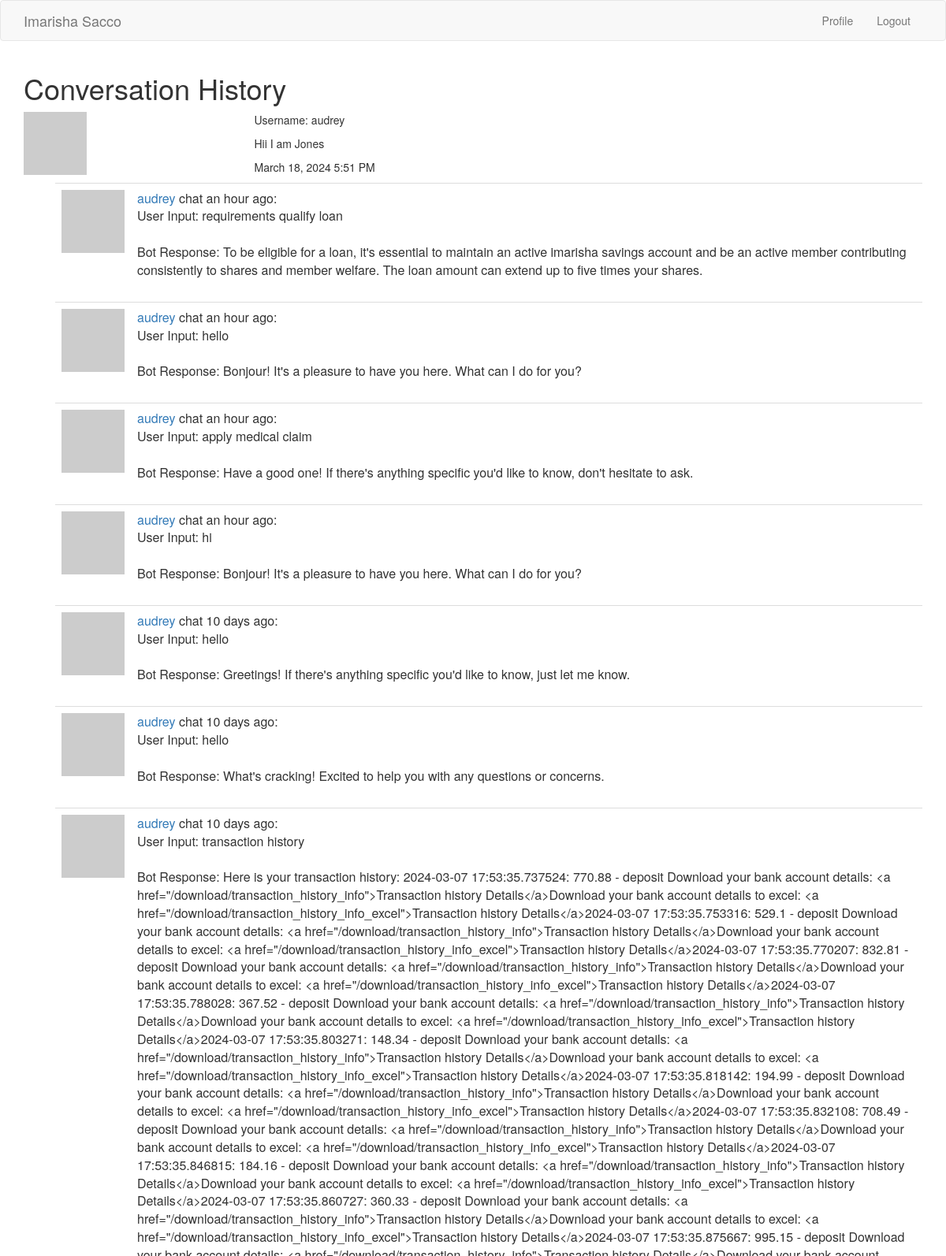
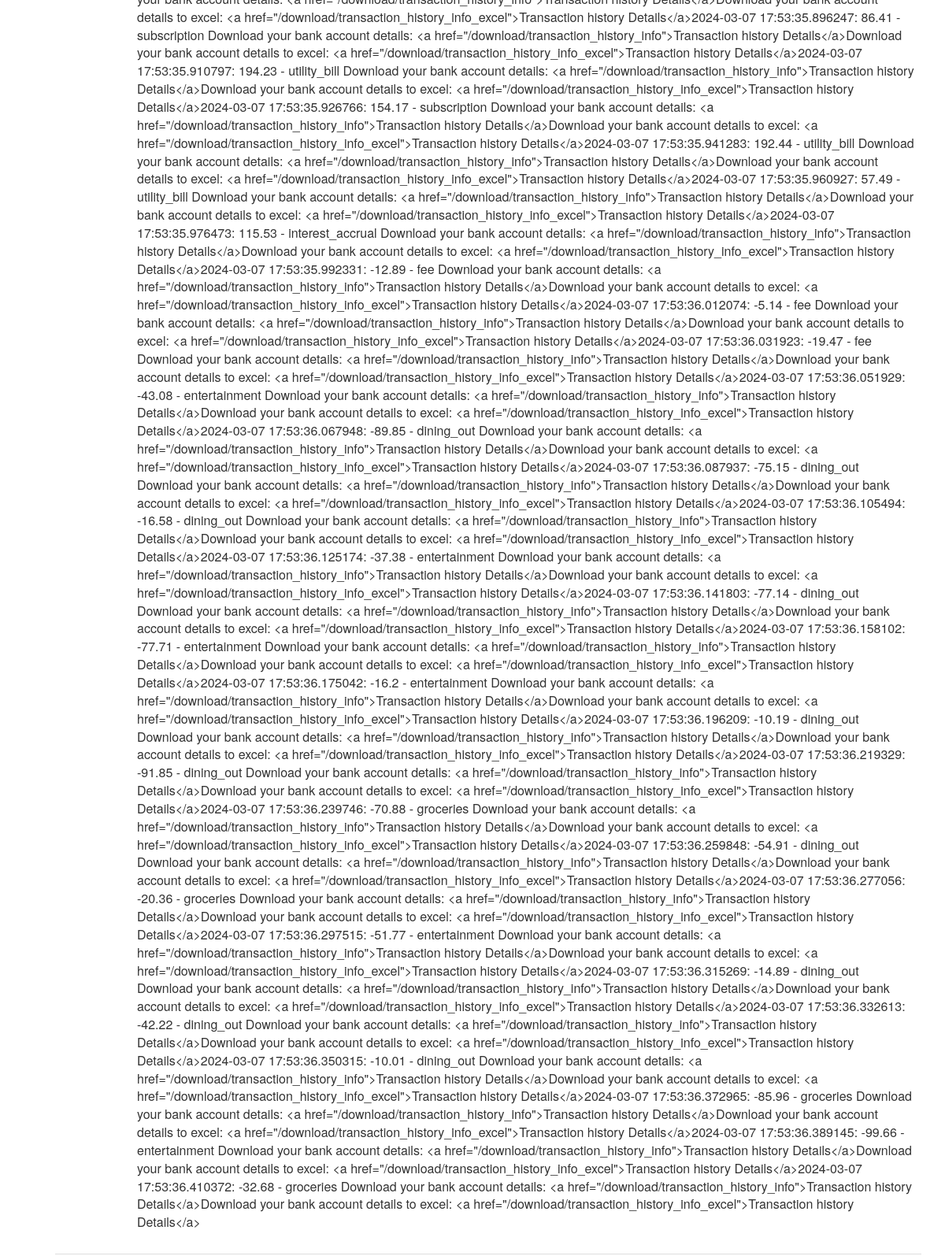
/user/audrey (signed in, upper part), run on the app's committed database (2 pictures, top to bottom).
### home/models.py (models this page shows, shortened)
class User(UserMixin, db.Model):
    __tablename__ = 'users'
    id = db.Column(db.Integer, primary_key=True)
    username = db.Column(db.String(64), index=True, unique=True)
    email = db.Column(db.String(64), index=True, unique=True)
    password_hash = db.Column(db.String(128))
    about_me = db.Column(db.String(120))
    last_seen = db.Column(db.DateTime, default=datetime.utcnow)
    conversation = db.relationship('Conversation', backref='author', lazy='dynamic')
    bank_account = db.relationship('BankAccount', uselist=False)
    def avatar(self, size):
        digest = md5(self.email.lower().encode('utf-8')).hexdigest()
        return f'https://www.gravatar.com/avatar/{digest}?d=identicon&s={size}'

class Conversation(db.Model):
    __tablename__ = 'conversation'
    id = db.Column(db.Integer, primary_key=True)
    timestamp = db.Column(db.DateTime, default=datetime.utcnow)
    user_input = db.Column(db.String(1000))
    bot_response = db.Column(db.String(1000))
    user_id = db.Column(db.Integer, db.ForeignKey('users.id'))
    def __repr__(self):
        return f"<Conversation {self.id}>"

### home/routes.py (the view)
@app.route('/user/<username>')
@login_required
def user(username):
    user = User.query.filter_by(username=username).first_or_404()
    page = request.args.get('page', 1, type=int)
    conversation_pagination = user.conversation.order_by(Conversation.timestamp.desc()).paginate(
        page=page, per_page=app.config['CONVERSATIONS_PER_PAGE'], error_out=False)
    conversations = conversation_pagination.items
    print(conversations)
    next_url = url_for('user', username=username, page=conversation_pagination.next_num) \
        if conversation_pagination.has_next else None
    prev_url = url_for('chatbot', username=username, page=conversation_pagination.prev_num) \
        if conversation_pagination.has_prev else None
    return render_template(
        'user.html',
        title='Conversation History',
        username=username,
        user=user,
        next_url=next_url,
        prev_url=prev_url,
        conversations=conversations
    )

### home/routes.py (called while the page is built)
@login.user_loader
def load_user(user_id):
    return User.query.get(int(user_id))

@app.before_request
def before_request():
    if current_user.is_authenticated:
        current_user.last_seen = datetime.utcnow()
        db.session.commit()

### home/templates/user.html (shortened to what this page needs)
{% extends 'base.html' %}
{% block app_context %}
<div class="row">
    <div class="col-md-12">
        <h1>{{ title }}</h1>
    </div>
</div>
<div class="row">
    <div class="col-sm-3 text-center">
        <p>
            <img src="{{ user.avatar(70) }}" alt="Avatar" class="img-responsive">
        </p>
    </div>
    <div class="col-sm-9">
        <p>
            Username: {{ user.username }}
        </p>
        {% if user.about_me %}
        <p>
            <span>
                {{ user.about_me }}
            </span>
        </p>
        {% endif %}
        <p>
            <span>
                {{ moment(user.last_seen).format('LLL') }}
            </span>
        </p>
    </div>
</div>
<div class="row">
    <div class="col-sm-12">
        <ul>
            {% for conversation in conversations %}
            {% include 'conversation_history.html'%}
            {% endfor %}
        </ul>
    </div>
</div>
{% endblock %}

### home/templates/conversation_history.html
<table class="table table-hover">
    <tr valign='top'>
        <td width='70px'>
            <img src=" {{ conversation.author.avatar(36) }} ">
        </td>
        <td>
            <span class="user_popup">
                <a href="{{ url_for('user', username=conversation.author.username) }}">
                    {{ conversation.author.username }}
                </a>
            </span>
            chat
            <span>
            {{ moment(conversation.timestamp).fromNow() }}:
            </span><br>
            <span style="display:left">
                User Input: {{ conversation.user_input }} <br><br>
            </span>
            <span>
                Bot Response: {{ conversation.bot_response }}
            </span>
        </td>
    </tr>
</table>

### data on the page
User: username "audrey", about_me "Hii I am Jones", last_seen "March 18, 2024 5:51 PM"
Conversation: author.username "audrey", timestamp "an hour ago", user_input "requirements qualify loan", bot_response "To be eligible for a loan, it's essential to maintain an active imarisha savings account and be an active member contributing consistently to shares and member welfare. The loan amount can extend up to five times your shares."
Conversation: author.username "audrey", timestamp "an hour ago", user_input "hello", bot_response "Bonjour! It's a pleasure to have you here. What can I do for you?"
Conversation: author.username "audrey", timestamp "an hour ago", user_input "apply medical claim", bot_response "Have a good one! If there's anything specific you'd like to know, don't hesitate to ask."
Conversation: author.username "audrey", timestamp "an hour ago", user_input "hi", bot_response "Bonjour! It's a pleasure to have you here. What can I do for you?"
Conversation: author.username "audrey", timestamp "10 days ago", user_input "hello", bot_response "Greetings! If there's anything specific you'd like to know, just let me know."
Conversation: author.username "audrey", timestamp "10 days ago", user_input "hello", bot_response "What's cracking! Excited to help you with any questions or concerns."
Conversation: author.username "audrey", timestamp "10 days ago", user_input "transaction history", bot_response "Here is your transaction history: 2024-03-07 17:53:35.737524: 770.88 - deposit Download your bank account details: <a href=\"/download/transaction_history_info\">Transaction history Details</a>Download your bank account details to excel: <a href=\"/download/transaction_history_info_excel\">Transaction history Details</a>2024-03-07 17:53:35.753316: 529.1 - deposit Download your bank account details: <a href=\"/download/transaction_history_info\">Transaction history Details</a>Download your bank account details to excel: <a href=\"/download/transaction_history_info_excel\">Transaction history Details</a>2024-03-07 17:53:35.770207: 832.81 - deposit Download your bank account details: <a…"

### other printed values
{{ title }} "Conversation History"
